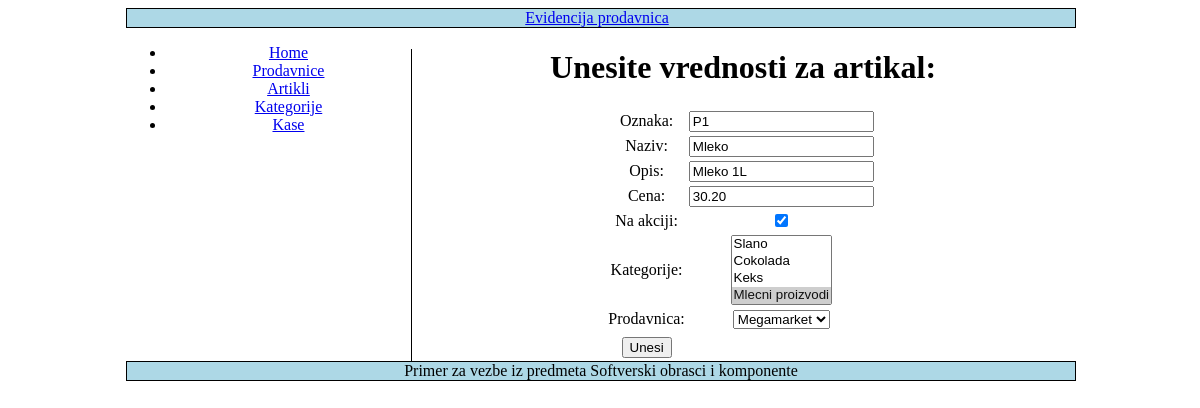
Screenshot of /unos/artikla/41 with the database file from the repository.
### prodavnice/models.py (models this page shows, shortened)
class Artikal(models.Model):
    oznaka=models.CharField(max_length=20)
    naziv=models.CharField(max_length=50)
    opis=models.TextField(max_length=200)
    cena=models.DecimalField(max_digits=8,decimal_places=2)
    na_akciji=models.BooleanField('na akciji')
    kategorije=models.ManyToManyField(Kategorija)
    prodavnica=models.ForeignKey(Prodavnica,on_delete=models.CASCADE,)

### prodavnice/artikli_view.py (the view, shortened to what this page needs)
# urls.py: path('unos/artikla/', artikli_view.unos_artikla, name='unos_artikla'),
def unos_artikla(request,id=None):
    title=apps.get_app_config('prodavnice').verbose_name
    if request.method=='GET':
        prodavnice=Prodavnica.objects.all()
        greska_artikli = None
        if not prodavnice.exists():
            greska_artikli = "Da biste mogli da unosite Artikle morate uneti bar jednu prodavnicu."
        lista_kategorija = Kategorija.objects.all()
        greska_lista_kategorije = None
        if not lista_kategorija.exists():
            greska_lista_kategorije = "Da biste mogli da unosite Artikle morate uneti bar jednu kategoriju."
        if greska_artikli or greska_lista_kategorije:
            return render(request, "unos_artikla.html",
                          {"title": title, "greska_artikli": greska_artikli,
                           "greska_lista_kategorije": greska_lista_kategorije})
        if id is None:
            return render(request,"unos_artikla.html",{"title":title,"prodavnice":prodavnice,"lista_kategorija":lista_kategorija})
        else:
            stari_id=id
            a=Artikal.objects.get(id=id)
            kategorije=a.kategorije.all()
            return render(request,"unos_artikla.html",{"title":title,"stari_id":stari_id,"oznaka":a.oznaka,
                               "naziv":a.naziv,"opis":a.opis,"cena":a.cena,"na_akciji":a.na_akciji,"kategorije":kategorije,
                               "prodavnica":a.prodavnica,"prodavnice":prodavnice,"lista_kategorija":lista_kategorija})

### prodavnice/templates/unos_artikla.html (shortened to what this page needs)
{% extends "base.html" %}
{% block content %}
{% if greska_artikli or greska_lista_kategorije %}
    <h1 >Nije moguc unos artikla</h1>
        {% if greska_artikli %}
        <p class="greska" >{{greska_artikli}}</p>
        {% endif %}
        {% if greska_lista_kategorije %}
        <p class="greska" >{{greska_lista_kategorije}}</p>
        {% endif %}
{% else %}
<h1 >Unesite vrednosti za artikal:</h1>
    <form method="post" action="{% url 'unos_artikla' %}">
        <table>
        <tr><td>Oznaka:</td>
            <td>
                <input type="text" name="oznaka" value="{{ oznaka }}" /></td>
            <td>
            </td>
        </tr>
        <tr><td>Naziv:</td>
            <td>
               <input type="text" name="naziv" value="{{ naziv }}"></td>
            <td>
            </td>
        </tr>
        <tr>
            <td>Opis:</td>
            <td>
               <input type="text" name="opis" value="{{ opis }}">
            </td>
            <td>
            </td>
        </tr>
        <tr><td>Cena:</td>
            <td>
               <input type="text" name="cena" value="{{ cena }}">
            </td>
            <td>
            </td>
        </tr>
        <tr><td>Na akciji:</td>
            <td>
                <input type="checkbox" name="na_akciji" value="True"
                       {% if na_akciji %}
                             checked
                       {% endif %}
                />
            </td>
            <td>
            </td>
        </tr>
        <tr><td>Kategorije:</td>
        <td>
            <select multiple name="kategorije">
                {% for k in lista_kategorija %}
                    <option value="{{ k.id }}"
                       {% if kategorije %}
                           {% for k_i in kategorije %}
                               {% if k_i.id == k.id %}
                                    selected
                               {% endif %}
                            {% endfor %}
                       {% endif %}
                    >{{ k.naziv }}</option>
                {% endfor %}
            </select>
        </td>
        <td>
        </td>
        </tr>
        <tr><td>Prodavnica:</td>
            <td>
                <select name="prodavnica">
                    {% for p in prodavnice %}
                        <option value="{{ p.id }}"
                           {% if prodavnica %}
                               {% if p.id == prodavnica.id %}
                                    selected
                               {% endif %}
                           {% endif %}
                        >{{ p.naziv }}</option>
                    {% endfor %}
                </select>
            </td>
            <td>
            </td>
        </tr>
        {% if stari_id %}
        <tr><td>
        </td></tr>
        {% endif %}
        <tr>
            <td><input type="submit" value="Unesi"/></td>
        </tr>
        </table>
    </form>
{% endif %}
{% endblock %}

### prodavnice/static/style.css (style rules this page uses)
table { margin: 0 auto; }

### rows the page displays
Artikal: oznaka "P1", naziv "Mleko", opis "Mleko 1L", cena "30.20"

### other values shown
form field kategorije "Slano / Cokolada / Keks / Mlecni proizvodi ☑"
form field prodavnica "Megamarket"
